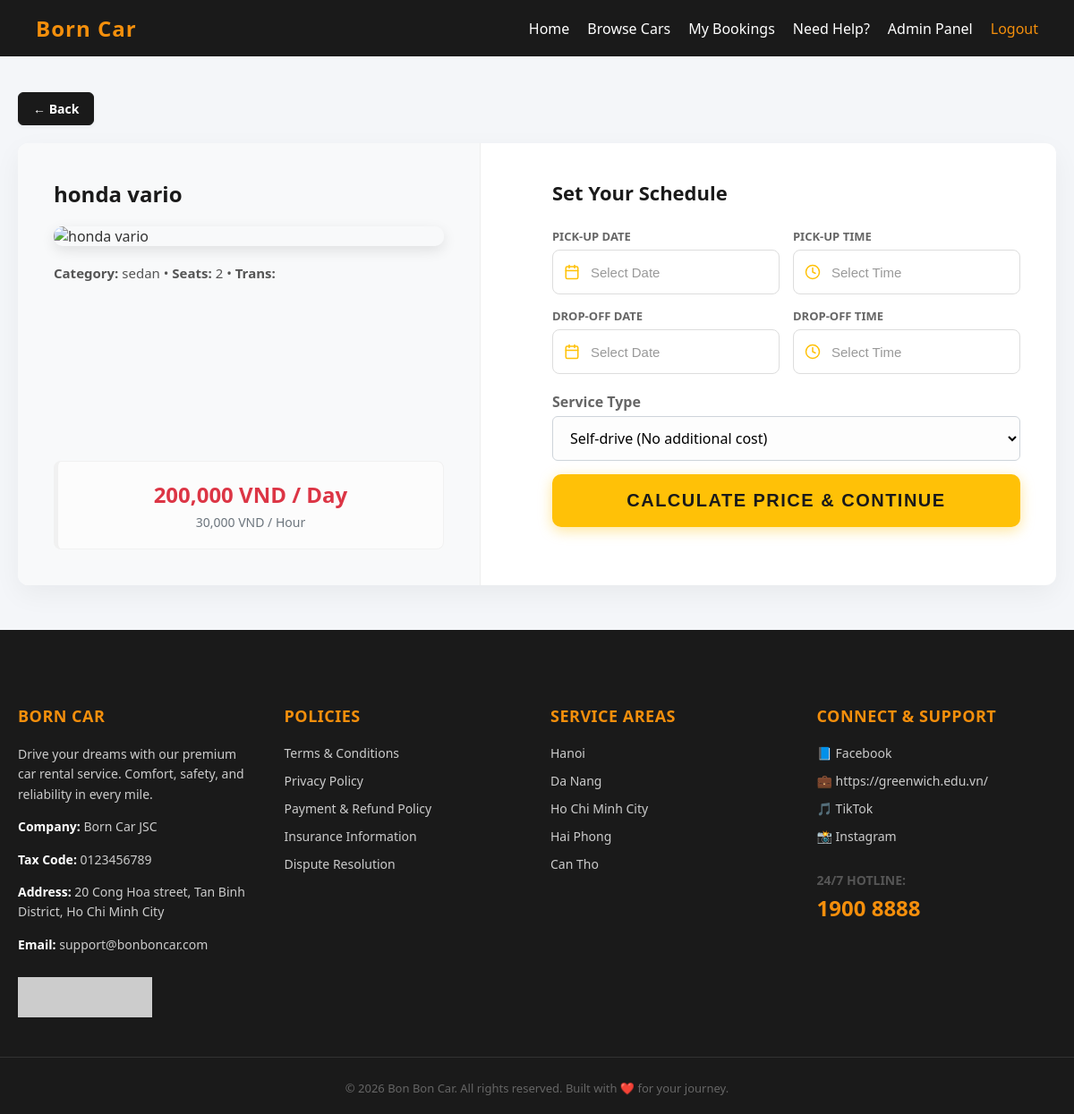
Page /index.php?action=book_form&car_id=25 (signed in) on the committed database.
### tables this page shows
CREATE TABLE `cars` (
  `id` int(11) NOT NULL,
  `model_name` varchar(150) NOT NULL,
  `category` varchar(50) NOT NULL,
  `seats` int(11) NOT NULL,
  `fuel_type` varchar(50) NOT NULL,
  `transmission` enum('auto','manual') NOT NULL,
  `price_per_day` decimal(12,2) NOT NULL,
  `price_per_hour` decimal(12,2) NOT NULL,
  `image_url` varchar(255) DEFAULT NULL,
  `description` text DEFAULT NULL,
  `is_available` tinyint(1) DEFAULT 1,
  `created_at` timestamp NOT NULL DEFAULT current_timestamp(),
  `district` varchar(100) NOT NULL DEFAULT '',
  `address` varchar(255) NOT NULL DEFAULT ''
);

### datafunctions/car_functions.php (called while the page is built, shortened)
<?php
function getCarById(PDO $db, int $car_id): array
{
    try {
        $sql = "SELECT id, model_name, category, seats, fuel_type, transmission, price_per_day, price_per_hour, image_url, description, is_available
                FROM cars
                WHERE id = :id";
        $stmt = $db->prepare($sql);
        $stmt->execute([':id' => $car_id]);
        $car = $stmt->fetch();
        if ($car) {
            return [
                'success' => true,
                'data'    => $car,
                'message' => 'Car retrieved successfully.'
            ];
        } else {
            return [
                'success' => false,
                'data'    => null,
                'message' => 'Car not found.'
            ];
        }
    } catch (PDOException $e) {
        error_log("getCarById Error: " . $e->getMessage());
        return [
            'success' => false,
            'data'    => null,
            'message' => 'System error while retrieving car details.'
        ];
    }
}

### views/pages/book_form.php (the view, shortened to what this page needs)
<!DOCTYPE html>
<html lang="en">
<head>
    <link rel="stylesheet" href="css/style.css">
    <link rel="stylesheet" href="https://cdn.jsdelivr.net/npm/flatpickr/dist/flatpickr.min.css">
    <link rel="stylesheet" href="https://cdn.jsdelivr.net/npm/flatpickr/dist/plugins/monthSelect/style.css">
</head>
<body>
    <?php require_once __DIR__ . '/../layouts/header.php'; ?>
    <div class="container">
        <a href="index.php?action=car_detail&id=<?= htmlspecialchars($car['id']) ?>" class="btn-back" onclick="if (window.history.length > 1) { event.preventDefault(); window.history.back(); }">&larr; Back</a>
        <div class="booking-wrapper">
            <div class="car-summary-col">
                <h2><?= htmlspecialchars($car['model_name']) ?></h2>
                <img
                    src="<?= !empty($car['image_url']) ? htmlspecialchars($car['image_url']) : 'https://images.unsplash.com/photo-1494976388531-d1058494cdd8?auto=format&fit=crop&w=600&q=80' ?>"
                    alt="<?= htmlspecialchars($car['model_name']) ?>"
                    onerror="this.src='https://images.unsplash.com/photo-1494976388531-d1058494cdd8?auto=format&fit=crop&w=600&q=80'">
                <div class="btn-inforcar">
                    <strong>Category:</strong> <?= htmlspecialchars($car['category']) ?> &bull;
                    <strong>Seats:</strong> <?= htmlspecialchars($car['seats']) ?> &bull;
                    <strong>Trans:</strong> <?= strtoupper(htmlspecialchars($car['transmission'])) ?>
                </div>
                <div class="price-box">
                    <div class="day-rate"><?= number_format($car['price_per_day'], 0, '.', ',') ?> VND / Day</div>
                    <div class="hour-rate"><?= number_format($car['price_per_hour'], 0, '.', ',') ?> VND / Hour</div>
                </div>
            </div>
            <div class="booking-form-col">
                <h3>Set Your Schedule</h3>
                <form id="bookingForm" method="POST" action="index.php?action=book_preview">
                    <div class="booking-schedule-grid">
                        <div class="schedule-item">
                            <label>Pick-up Date</label>
                            <div class="input-wrapper">
                                <input type="text" id="pickup_date_display" class="schedule-input" placeholder="Select Date" readonly>
                            </div>
                        </div>
                        <div class="schedule-item relative-parent">
                            <label>Pick-up Time</label>
                            <div class="input-wrapper" id="pickup-time-wrapper" style="cursor: pointer;">
                                <svg xmlns="http://www.w3.org/2000/svg" width="20" height="20" viewBox="0 0 24 24" fill="none" stroke="currentColor" stroke-width="2" stroke-linecap="round" stroke-linejoin="round" class="input-icon">
                                    <circle cx="12" cy="12" r="10"></circle>
                                    <polyline points="12 6 12 12 16 14"></polyline>
                                </svg>
                                <input type="text" id="pickup_time_display" class="schedule-input" placeholder="Select Time" readonly style="pointer-events: none;">
                            </div>
                        </div>
                        <div class="schedule-item">
                            <label>Drop-off Date</label>
                            <div class="input-wrapper">
                                <input type="text" id="dropoff_date_display" class="schedule-input" placeholder="Select Date" readonly>
                            </div>
                        </div>
                        <div class="schedule-item relative-parent">
                            <label>Drop-off Time</label>
                            <div class="input-wrapper" id="dropoff-time-wrapper" style="cursor: pointer;">
                                <svg xmlns="http://www.w3.org/2000/svg" width="20" height="20" viewBox="0 0 24 24" fill="none" stroke="currentColor" stroke-width="2" stroke-linecap="round" stroke-linejoin="round" class="input-icon">
                                    <circle cx="12" cy="12" r="10"></circle>
                                    <polyline points="12 6 12 12 16 14"></polyline>
                                </svg>
                                <input type="text" id="dropoff_time_display" class="schedule-input" placeholder="Select Time" readonly style="pointer-events: none;">
                            </div>
                        </div>
                    </div>
                    <div class="form-group service-type-group">
                        <label for="service_type">Service Type</label>
                        <select id="service_type" name="service_type" class="form-control" required>
                            <option value="self-drive">Self-drive (No additional cost)</option>
                        </select>
                    </div>
                    <button type="submit" class="btn-submit">Calculate Price & Continue</button>
                </form>
            </div>
        </div>
    </div>
    <?php include __DIR__ . '/../layouts/footer.php'; ?>
</body>
</html>

### css/style.css (style rules this page uses)
body { font-family: "Segoe UI", Tahoma, Geneva, Verdana, sans-serif; background-color: #f4f6f8; margin: 0; color: #333; }
.container { max-width: 1300px; margin: 40px auto; padding: 0 20px; }
.booking-wrapper { display: flex; gap: 40px; background: #fff; border-radius: 12px; box-shadow: 0 10px 30px rgba(0, 0, 0, 0.05); overflow: hidden; align-items: stretch; }
.car-summary-col { flex: 1; background: #f8f9fa; padding: 40px; border-right: 1px solid #eee; display: flex; flex-direction: column; }
.car-summary-col h2 { margin-top: 0; color: #1a1a1a; font-size: 24px; }
.car-summary-col img { width: 100%; border-radius: 10px; object-fit: cover; margin-bottom: 20px; box-shadow: 0 5px 15px rgba(0, 0, 0, 0.1); }
.price-box { background: #fff; padding: 20px; border-radius: 8px; text-align: center; border: 2px solid #f48f0c; margin-top: auto; }
.price-box .day-rate { font-size: 24px; font-weight: bold; color: #dc3545; }
.price-box .hour-rate { font-size: 14px; color: #6c757d; margin-top: 5px; }
.booking-form-col { flex: 1.2; padding: 40px; }
.booking-form-col h3 { margin-top: 0; margin-bottom: 25px; color: #1a1a1a; font-size: 22px; }
.form-group { margin-bottom: 20px; }
.form-group label { display: block; margin-bottom: 8px; font-weight: 600; color: #495057; }
.form-control { width: 100%; padding: 12px 15px; border: 1px solid #ced4da; border-radius: 6px; font-size: 16px; font-family: inherit; box-sizing: border-box; background-color: #fdfdfd; transition: border-color 0.3s; }
.btn-submit { width: 100%; padding: 16px; background-color: #f48f0c; color: #1a1a1a; border: none; border-radius: 6px; font-size: 18px; font-weight: bold; cursor: pointer; transition: all 0.3s; text-transform: uppercase; letter-spacing: 1px; margin-top: 10px; }
.btn-back { display: inline-flex; text-decoration: none; color: #fff; font-weight: 700; font-size: 14px; padding: 8px 16px; background: #1a1a1a; border: 1px solid #1a1a1a; border-radius: 6px; box-shadow: 0 2px 4px rgba(0, 0, 0, 0.05); transition: all 0.3s; margin-bottom: 20px; }
.btn-inforcar { margin-bottom: 20px; font-size: 15px; color: #555; }
.price-box { background: #fcfcfc; border-left: 5px solid #ffc107; padding: 20px; border-radius: 8px; border: 1px solid #f1f1f1; border-left-width: 5px; }
.form-group { margin-bottom: 15px; }
.form-group label { display: block; margin-bottom: 5px; color: #666; font-weight: bold; }
.btn-submit { width: 100%; padding: 10px; background-color: #007bff; color: white; border: none; border-radius: 4px; cursor: pointer; font-size: 16px; font-weight: bold; }
.btn-submit { text-align: center; background-color: #ffc107; color: #1a1a1a; font-size: 20px; font-weight: 800; padding: 18px; border: none; border-radius: 10px; text-transform: uppercase; letter-spacing: 1.5px; transition: all 0.3s; box-shadow: 0 4px 15px rgba(255, 193, 7, 0.4); margin-bottom: 25px; width: 100%; cursor: pointer; box-sizing: border-box; display: block; }
body { background-color: #f4f6f9; margin: 0; font-family: "Segoe UI", Tahoma, Geneva, Verdana, sans-serif; }
.booking-schedule-grid { display: grid; grid-template-columns: 1fr 1fr; gap: 15px; margin-bottom: 25px; }
.schedule-item { display: flex; flex-direction: column; }
.schedule-item label { font-size: 13px; font-weight: 600; color: #555; margin-bottom: 6px; text-transform: uppercase; }
.input-wrapper { display: flex; align-items: center; background: #fff; border: 1px solid #ced4da; border-radius: 8px; padding: 10px 12px; transition: all 0.2s ease; cursor: pointer; }
.input-icon { color: #28a745; margin-right: 10px; flex-shrink: 0; }
.schedule-input { border: none; outline: none; background: transparent; width: 100%; font-size: 15px; color: #333; font-weight: 500; cursor: pointer; }
.booking-schedule-grid { display: grid; grid-template-columns: 1fr 1fr; gap: 15px; margin-bottom: 20px; }
.schedule-item label { display: block; font-size: 13px; font-weight: 600; color: #666; margin-bottom: 6px; }
.input-wrapper { position: relative; background: #fff; border: 1px solid #ddd; border-radius: 8px; display: flex; align-items: center; padding: 0 12px; height: 48px; transition: all 0.2s ease; }
.input-icon { color: #ffc107; margin-right: 10px; width: 18px; height: 18px; opacity: 1; }
.schedule-input { border: none; background: transparent; width: 100%; height: 100%; font-size: 15px; color: #1a1a1a; outline: none; font-weight: 500; cursor: pointer; }
.schedule-input::placeholder { color: #999; }
.relative-parent { position: relative; }

### rows in the picture
cars: model_name "honda vario", category "sedan", seats "2", price_per_day "200,000", price_per_hour "30,000"
